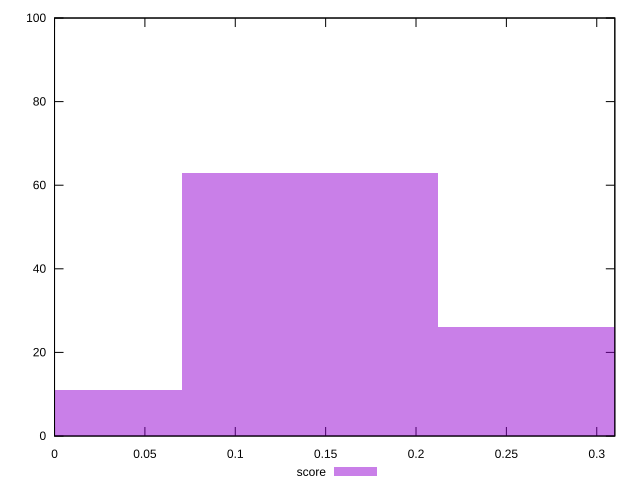

Reproduce this figure in gnuplot.
reset

$score <<EOF
0.14127425301362131 63
0.28254850602724263 26
0 11
EOF

set key outside below
set boxwidth 0.14127425301362131
set xrange [0:0.31]
set yrange [0:100]
set trange [0:100]
set style fill transparent solid 0.5 noborder
set terminal svg size 640, 490 enhanced background rgb 'white'
set output "reprap/speed-index/samples/pages+cached+noexternal+nomedia+nocss/score/histogram.svg"

plot $score title "score" with boxes

reset
